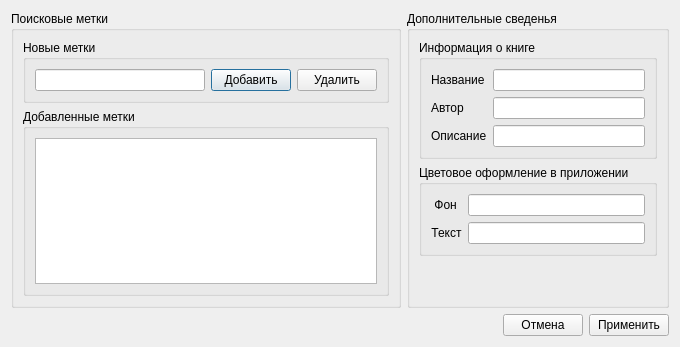
<?xml version="1.0" encoding="UTF-8"?>
<ui version="4.0">
 <class>editDialog</class>
 <widget class="QDialog" name="editDialog">
  <property name="geometry">
   <rect>
    <x>0</x>
    <y>0</y>
    <width>680</width>
    <height>320</height>
   </rect>
  </property>
  <property name="windowTitle">
   <string>Dialog</string>
  </property>
  <layout class="QVBoxLayout" name="verticalLayout_4">
   <item>
    <layout class="QHBoxLayout" name="horizontalLayout_2">
     <property name="sizeConstraint">
      <enum>QLayout::SetNoConstraint</enum>
     </property>
     <item>
      <widget class="QGroupBox" name="groupBox_2">
       <property name="title">
        <string>Поисковые метки</string>
       </property>
       <layout class="QVBoxLayout" name="verticalLayout_2">
        <item>
         <widget class="QGroupBox" name="groupBox_5">
          <property name="title">
           <string>Новые метки</string>
          </property>
          <layout class="QHBoxLayout" name="horizontalLayout_4">
           <item>
            <widget class="QLineEdit" name="labeledt"/>
           </item>
           <item>
            <widget class="QPushButton" name="pushButton">
             <property name="sizePolicy">
              <sizepolicy hsizetype="Fixed" vsizetype="Fixed">
               <horstretch>0</horstretch>
               <verstretch>0</verstretch>
              </sizepolicy>
             </property>
             <property name="text">
              <string>Добавить</string>
             </property>
            </widget>
           </item>
           <item>
            <widget class="QPushButton" name="pushButton_4">
             <property name="text">
              <string>Удалить</string>
             </property>
            </widget>
           </item>
          </layout>
         </widget>
        </item>
        <item>
         <widget class="QGroupBox" name="groupBox_4">
          <property name="title">
           <string>Добавленные метки</string>
          </property>
          <layout class="QVBoxLayout" name="verticalLayout">
           <item>
            <widget class="QListWidget" name="listLabel"/>
           </item>
          </layout>
         </widget>
        </item>
       </layout>
      </widget>
     </item>
     <item>
      <widget class="QGroupBox" name="additionWitgets">
       <property name="enabled">
        <bool>true</bool>
       </property>
       <property name="sizePolicy">
        <sizepolicy hsizetype="Preferred" vsizetype="Fixed">
         <horstretch>0</horstretch>
         <verstretch>0</verstretch>
        </sizepolicy>
       </property>
       <property name="maximumSize">
        <size>
         <width>16777215</width>
         <height>16777215</height>
        </size>
       </property>
       <property name="title">
        <string>Дополнительные сведенья</string>
       </property>
       <layout class="QVBoxLayout" name="verticalLayout_3" stretch="1,1,0">
        <property name="sizeConstraint">
         <enum>QLayout::SetFixedSize</enum>
        </property>
        <item>
         <widget class="QGroupBox" name="groupBox_6">
          <property name="enabled">
           <bool>true</bool>
          </property>
          <property name="title">
           <string>Информация о книге</string>
          </property>
          <layout class="QFormLayout" name="formLayout">
           <item row="0" column="0">
            <widget class="QLabel" name="label_3">
             <property name="text">
              <string>Название</string>
             </property>
            </widget>
           </item>
           <item row="0" column="1">
            <widget class="QLineEdit" name="nameEdit"/>
           </item>
           <item row="1" column="0">
            <widget class="QLabel" name="label_4">
             <property name="text">
              <string>Автор</string>
             </property>
            </widget>
           </item>
           <item row="1" column="1">
            <widget class="QLineEdit" name="autorEdit"/>
           </item>
           <item row="2" column="0">
            <widget class="QLabel" name="label_5">
             <property name="text">
              <string>Описание</string>
             </property>
            </widget>
           </item>
           <item row="2" column="1">
            <widget class="QLineEdit" name="dicsriptionEdit"/>
           </item>
          </layout>
         </widget>
        </item>
        <item>
         <widget class="QGroupBox" name="groupBox_3">
          <property name="title">
           <string>Цветовое оформление в приложении</string>
          </property>
          <layout class="QFormLayout" name="formLayout_2">
           <item row="0" column="0">
            <widget class="QLabel" name="label">
             <property name="text">
              <string> Фон</string>
             </property>
             <property name="scaledContents">
              <bool>false</bool>
             </property>
             <property name="alignment">
              <set>Qt::AlignCenter</set>
             </property>
             <property name="wordWrap">
              <bool>false</bool>
             </property>
            </widget>
           </item>
           <item row="0" column="1">
            <widget class="QLineEdit" name="backcolor"/>
           </item>
           <item row="1" column="0">
            <widget class="QLabel" name="label_2">
             <property name="text">
              <string>Текст</string>
             </property>
             <property name="scaledContents">
              <bool>false</bool>
             </property>
             <property name="alignment">
              <set>Qt::AlignCenter</set>
             </property>
             <property name="wordWrap">
              <bool>false</bool>
             </property>
            </widget>
           </item>
           <item row="1" column="1">
            <widget class="QLineEdit" name="fontcolor"/>
           </item>
          </layout>
         </widget>
        </item>
        <item>
         <spacer name="verticalSpacer">
          <property name="orientation">
           <enum>Qt::Vertical</enum>
          </property>
          <property name="sizeHint" stdset="0">
           <size>
            <width>20</width>
            <height>40</height>
           </size>
          </property>
         </spacer>
        </item>
       </layout>
      </widget>
     </item>
    </layout>
   </item>
   <item>
    <layout class="QHBoxLayout" name="horizontalLayout">
     <item>
      <spacer name="horizontalSpacer">
       <property name="orientation">
        <enum>Qt::Horizontal</enum>
       </property>
       <property name="sizeHint" stdset="0">
        <size>
         <width>40</width>
         <height>20</height>
        </size>
       </property>
      </spacer>
     </item>
     <item>
      <widget class="QPushButton" name="pushButton_2">
       <property name="text">
        <string>Отмена</string>
       </property>
      </widget>
     </item>
     <item>
      <widget class="QPushButton" name="pushButton_3">
       <property name="text">
        <string>Применить</string>
       </property>
      </widget>
     </item>
    </layout>
   </item>
  </layout>
 </widget>
 <resources/>
 <connections/>
</ui>
